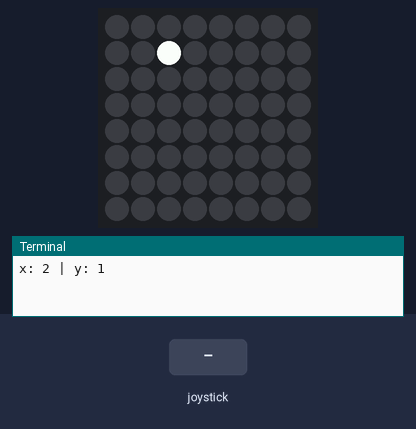
The program below on a simulated Raspberry Pi (BCM pin numbers) with a Sense HAT. Shown: the Sense HAT's 8×8 RGB LED matrix, the last lines printed to the terminal. The test bench sets the inputs (shaded band). Random numbers come from a fixed seed.

Above: at 1.2 s.
1.3 s: joystick pushed up
At 2.1 s:
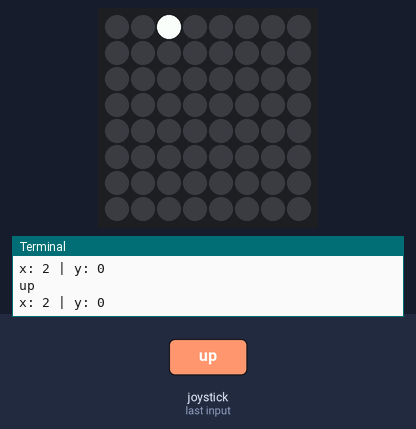
2.8 s: joystick pushed left
At 3.3 s:
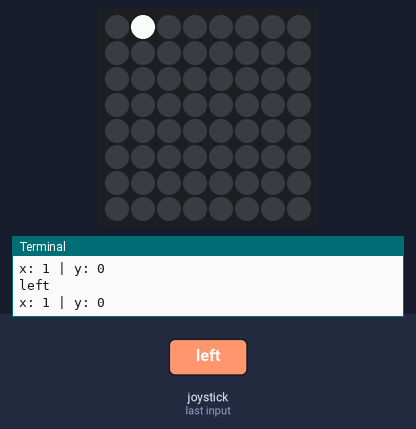
4.3 s: joystick pushed down
At 5.5 s:
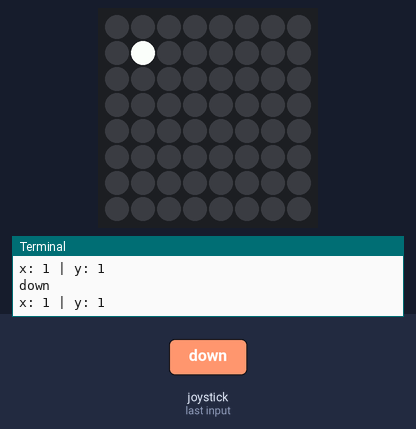
5.8 s: joystick pushed down
At 6.8 s:
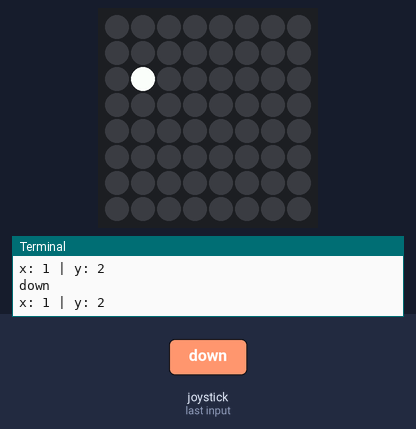
7.3 s: joystick pushed right
At 7.9 s:
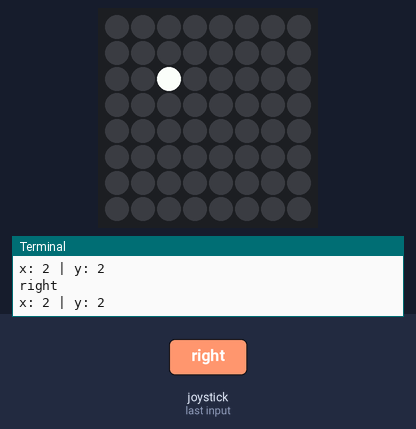
8.8 s: joystick pushed right
At 10.2 s:
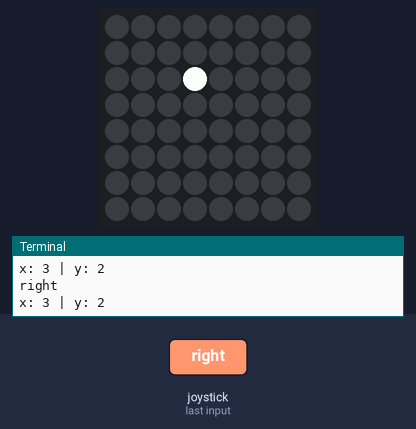
Timing chart, 0 to 11.3 s (numbered marks = the images above; inputs shaded):
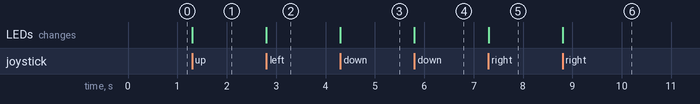

Measured:
- after the input at 1.3 s, the LEDs: change at once (image 1)
- after the input at 2.8 s, the LEDs: change at once (image 2)
- after the input at 4.3 s, the LEDs: change at once (image 3)
- after the input at 5.8 s, the LEDs: change at once (image 4)
- after the input at 7.3 s, the LEDs: change at once (image 5)
- after the input at 8.8 s, the LEDs: change at once (image 6)

The program:

joystick.py
```python
"""
Author: Zachary Stewart
Date: 6/30/2022

Description: Test project to experiment with Raspberry PI + Sense Hat joystick event detection
"""

# import SenseHat module
# from sense_hat import SenseHat
from sense_hat import SenseHat, ACTION_PRESSED, ACTION_HELD, ACTION_RELEASED
# import random module
import random
# import signal module's pause method
from signal import pause

# initialize instance of SenseHat
sense = SenseHat()

# sense.stick.

# while True:
#   for event in sense.stick.get_events():
#     print("The joystick was {} {}".format(event.action, event.direction))

"""
# Game, single pixel (blinks to different colors randomly) when move, leave previous pixel colored with last color
"""

# Starting position
# global x
# global y
x = random.randrange(0, 8)
y = random.randrange(0, 8)

# print("x: " + str(x) + " | y: " + str(y))

def board_edge(value, min_value=0, max_value=7):
    return min(max_value, max(min_value, value))

def pushed_up(event):
  print("up")
  global y
  if event.action != ACTION_RELEASED:
    y = board_edge(y - 1)

def pushed_down(event):
  print("down")
  global y
  if event.action != ACTION_RELEASED:
    y = board_edge(y + 1)

def pushed_right(event):
  print("right")
  global x
  if event.action != ACTION_RELEASED:
    x = board_edge(x + 1)

def pushed_left(event):
  print("left")
  global x
  if event.action != ACTION_RELEASED:
    x = board_edge(x - 1)

# updates x, y position
def refresh():
  # x = random.randrange(0, 8)
  # y = random.randrange(0, 8)
  print("x: " + str(x) + " | y: " + str(y))
  # print(clamp(x))
  # print(clamp(y))
  sense.clear()
  sense.set_pixel(x, y, 255, 255, 255)

sense.stick.direction_up = pushed_up
sense.stick.direction_down = pushed_down
sense.stick.direction_left = pushed_left
sense.stick.direction_right = pushed_right
sense.stick.direction_any = refresh
refresh()
pause()
```
